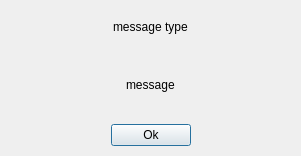
<?xml version="1.0" encoding="UTF-8"?>
<ui version="4.0">
 <class>messageDialog</class>
 <widget class="QDialog" name="messageDialog">
  <property name="geometry">
   <rect>
    <x>0</x>
    <y>0</y>
    <width>301</width>
    <height>156</height>
   </rect>
  </property>
  <property name="windowTitle">
   <string>Dialog</string>
  </property>
  <widget class="QWidget" name="horizontalLayoutWidget">
   <property name="geometry">
    <rect>
     <x>0</x>
     <y>110</y>
     <width>301</width>
     <height>51</height>
    </rect>
   </property>
   <layout class="QHBoxLayout" name="horizontalLayout">
    <item>
     <spacer name="horizontalSpacer">
      <property name="orientation">
       <enum>Qt::Horizontal</enum>
      </property>
      <property name="sizeHint" stdset="0">
       <size>
        <width>40</width>
        <height>20</height>
       </size>
      </property>
     </spacer>
    </item>
    <item>
     <widget class="QPushButton" name="okBtn">
      <property name="text">
       <string>Ok</string>
      </property>
     </widget>
    </item>
    <item>
     <spacer name="horizontalSpacer_2">
      <property name="orientation">
       <enum>Qt::Horizontal</enum>
      </property>
      <property name="sizeHint" stdset="0">
       <size>
        <width>40</width>
        <height>20</height>
       </size>
      </property>
     </spacer>
    </item>
   </layout>
  </widget>
  <widget class="QWidget" name="verticalLayoutWidget">
   <property name="geometry">
    <rect>
     <x>0</x>
     <y>0</y>
     <width>301</width>
     <height>111</height>
    </rect>
   </property>
   <layout class="QVBoxLayout" name="verticalLayout">
    <item>
     <layout class="QHBoxLayout" name="horizontalLayout_2">
      <item>
       <spacer name="horizontalSpacer_8">
        <property name="orientation">
         <enum>Qt::Horizontal</enum>
        </property>
        <property name="sizeHint" stdset="0">
         <size>
          <width>40</width>
          <height>20</height>
         </size>
        </property>
       </spacer>
      </item>
      <item>
       <widget class="QLabel" name="typeLabel">
        <property name="text">
         <string>message type</string>
        </property>
       </widget>
      </item>
      <item>
       <spacer name="horizontalSpacer_7">
        <property name="orientation">
         <enum>Qt::Horizontal</enum>
        </property>
        <property name="sizeHint" stdset="0">
         <size>
          <width>40</width>
          <height>20</height>
         </size>
        </property>
       </spacer>
      </item>
     </layout>
    </item>
    <item>
     <layout class="QHBoxLayout" name="horizontalLayout_6">
      <item>
       <spacer name="horizontalSpacer_3">
        <property name="orientation">
         <enum>Qt::Horizontal</enum>
        </property>
        <property name="sizeHint" stdset="0">
         <size>
          <width>40</width>
          <height>20</height>
         </size>
        </property>
       </spacer>
      </item>
      <item>
       <widget class="QLabel" name="messageLabel">
        <property name="text">
         <string>message</string>
        </property>
       </widget>
      </item>
      <item>
       <spacer name="horizontalSpacer_4">
        <property name="orientation">
         <enum>Qt::Horizontal</enum>
        </property>
        <property name="sizeHint" stdset="0">
         <size>
          <width>40</width>
          <height>20</height>
         </size>
        </property>
       </spacer>
      </item>
     </layout>
    </item>
   </layout>
  </widget>
 </widget>
 <resources/>
 <connections/>
</ui>
